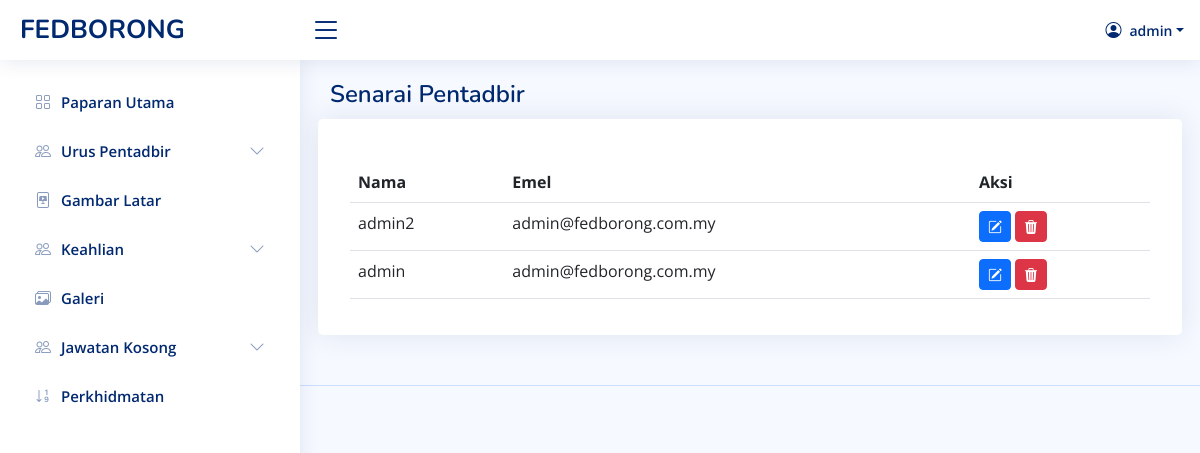
The page /admin-view.php (signed in) on the database as committed earlier.
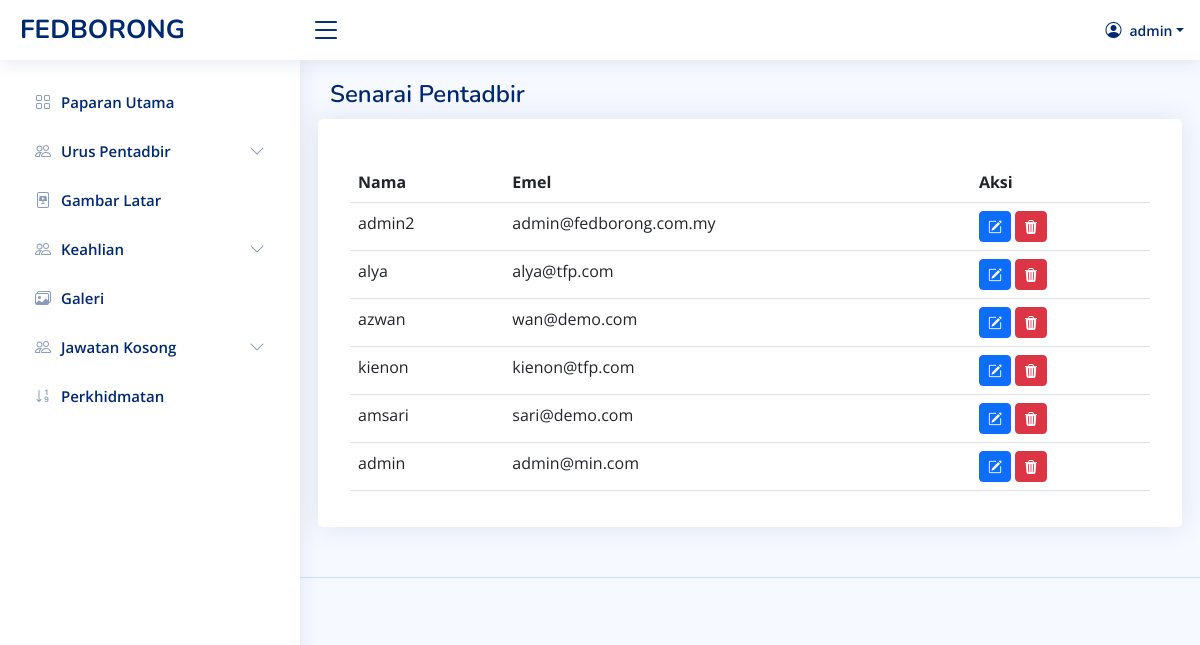
The same page on the database as committed later.
### tables this page shows
CREATE TABLE `user` (
  `id` int(11) NOT NULL,
  `name` varchar(255) NOT NULL,
  `email` varchar(255) NOT NULL,
  `password` varchar(255) NOT NULL,
  `status` tinyint(4) NOT NULL
);

### admin-view.php (the view, shortened to what this page needs)
<?php
    if(isset($_SESSION['username'])) {
?>
<?php
include 'admin/admin-header.php';
require('db_connect.php');
?>
<body>
<?php include 'admin-nav.php';?>
  <main id="main" class="main">
  <div class="pagetitle">
      <h1>Senarai Pentadbir</h1>
    </div>
    <section class="section">
      <div class="row">
      <div class="card">
            <div class="card-body table-responsive">
              <h5 class="card-title"></h5>
              <table class="table ">
                <thead>
                  <tr>
                    <th scope="col-2">Nama</th>
                    <th scope="col-2">Emel</th>
                    <th scope="col-1">Aksi</th>
                  </tr>
                </thead>
                <tbody>
                  <?php
                  $count=1;
                  $sel_query="Select * from user ORDER BY id desc;";
                  $result = mysqli_query($conn,$sel_query);
                  while($row = mysqli_fetch_assoc($result)) { ?>
                  <tr>
                    <td><?php echo $row['name'] ?></td>
                    <td><?php echo $row['email'] ?></td>
                    <td><a href="admin-edit?id=<?php echo $row['id'] ?>" class="btn btn-primary btn-sm" data-bs-toggle="tooltip" data-bs-placement="top" title="Edit"><i class="bi bi-pencil-square"></i></a>
                    <button type="button" class="btn btn-danger btn-sm" data-bs-toggle="modal" data-bs-target="#verticalycentered-<?php echo $row['id'] ?>">
                    <i class="bi bi-trash3-fill"></i>
                    </button>
                    </td>
                  </tr>
                  <?php $count++; } ?>
                </tbody>
              </table>
            </div>
          </div>
      </div>
    </section>
  </main>
  <?php include 'admin/admin-footer.php' ?>
<?php
    } else {
        header("Location: ./admin-login?error=login_first");
        exit();
    }
 ?>

### admin-nav.php (shortened to what this page needs)
<header id="header" class="header fixed-top d-flex align-items-center">
<?php
require('db_connect.php');
 $id = $_SESSION['username'];
   $user = "SELECT * FROM user WHERE name = '$id'";
   $admins = mysqli_fetch_assoc($conn->query($user) );
?>
<div class="d-flex align-items-center justify-content-between">
    <a href="admin-index" class="logo d-flex align-items-center">
      <span class="d-none d-lg-block">FEDBORONG</span>
    </a>
    <i class="bi bi-list toggle-sidebar-btn"></i>
  </div>
  <nav class="header-nav ms-auto">
    <ul class="d-flex align-items-center">
      <li class="nav-item dropdown pe-3">
        <a class="nav-link nav-profile d-flex align-items-center pe-0" href="#" data-bs-toggle="dropdown">
	  <i class="bi bi-person-circle"></i>
          <span class="d-none d-md-block dropdown-toggle ps-2"><?php echo $admins['name'];  ?></span>
        </a>
      </li>
    </ul>
  </nav>
</header>
<aside id="sidebar" class="sidebar">
  <ul class="sidebar-nav" id="sidebar-nav">
    <li class="nav-item">
      <a class="nav-link collapsed " href="admin-index">
        <i class="bi bi-grid"></i>
        <span>Paparan Utama</span>
      </a>
    </li>
    <?php if ($admins['status'] == 1) { ?>
    <li class="nav-item">
      <a class="nav-link collapsed" data-bs-target="#tables-nav" data-bs-toggle="collapse" href="#">
        <i class="bi bi-people"></i><span>Urus Pentadbir</span><i class="bi bi-chevron-down ms-auto"></i>
      </a>
    </li>
    <?php } else { ?>
    <?php }?>
    <li class="nav-item">
      <a class="nav-link collapsed" href="#admin-slides">
        <i class="bi bi-file-slides"></i>
        <span>Gambar Latar</span>
      </a>
    </li>
    <li class="nav-item">
      <a class="nav-link collapsed" data-bs-target="#tables-nav2" data-bs-toggle="collapse" href="#">
        <i class="bi bi-people"></i><span>Keahlian</span><i class="bi bi-chevron-down ms-auto"></i>
      </a>
    </li>
    <li class="nav-item">
      <a class="nav-link collapsed" href="admin-gallery">
      <i class="bi bi-images"></i>
        <span>Galeri</span>
      </a>
    </li>
    <li class="nav-item">
      <a class="nav-link collapsed" data-bs-target="#tables-nav3" data-bs-toggle="collapse" href="#">
        <i class="bi bi-people"></i><span>Jawatan Kosong</span><i class="bi bi-chevron-down ms-auto"></i>
      </a>
    </li>
    <li class="nav-item">
      <a class="nav-link collapsed" href="./admin-counter">
        <i class="bi bi-sort-numeric-down"></i>
        <span>Perkhidmatan</span>
      </a>
    </li>
  </ul>
</aside>

Rows that differ between the two databases and show on the page:
changed user "admin": email "admin@fedborong.com.my" → "admin@min.com"
added user: name "alya", email "alya@tfp.com"
added user: name "azwan", email "wan@demo.com"
added user: name "kienon", email "kienon@tfp.com"
added user: name "amsari", email "sari@demo.com"
